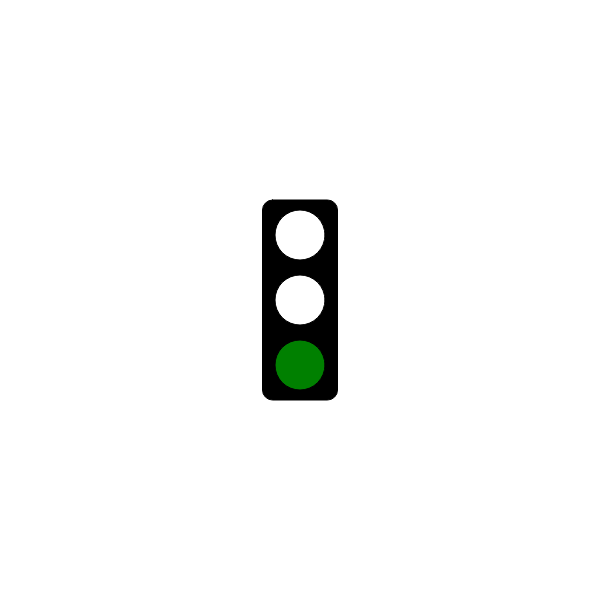
Frame 1 (no input)
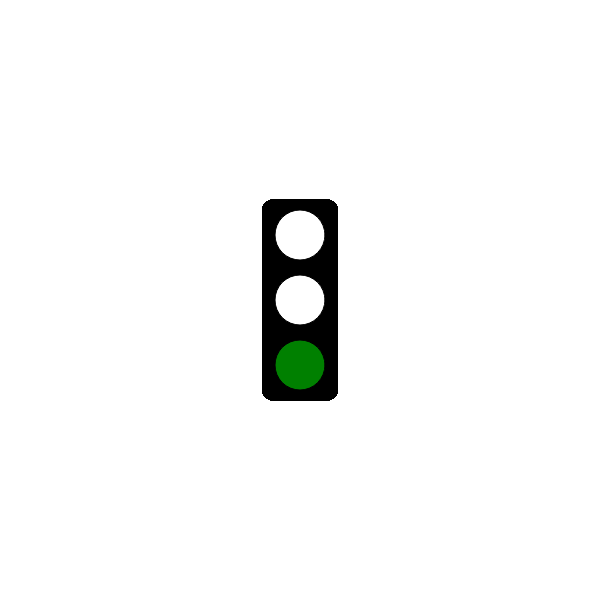
Frame 60 (no input)
Frame 120 (the mouse pressed at the canvas centre since frame 60): identical to frame 60, image omitted

The p5.js sketch that drew these frames (run headless with seeded random() and noise() and a simulated clock; from frame 60 on, the mouse is pressed at the canvas centre):

// p5.js sketch
// ── sketch.js
// Traffic Light Starter Code
// Your Name Here
// The Date Here

// GOAL: make a 'traffic light' simulator. For now, just have the light
// changing according to time. You may want to investigate the millis()
// function at https://p5js.org/reference/#/p5/millis

const GREEN = "green";
const YELLOW = "yellow";
const RED = "red";
let greenTime = 5000;
let yellowTime = 2000;
let redTime = 7500;
let state = GREEN;
let lastSwapTime = 0;

async function setup() {
  createCanvas(600, 600);
}

function draw() {
  // background(255);
  drawOutlineOfLights();
  lightTimer();
}

function drawOutlineOfLights() {
  //box
  rectMode(CENTER);
  fill(0);
  rect(width/2, height/2, 75, 200, 10);

  //lights
  if (state === GREEN) {
    fill("white");
    ellipse(width/2, height/2 - 65, 50, 50); //top
    ellipse(width/2, height/2, 50, 50); //middle
    fill("green");
    ellipse(width/2, height/2 + 65, 50, 50);
  }
  else if (state === YELLOW) {
    fill("white");
    ellipse(width/2, height/2 - 65, 50, 50); //top
    fill("yellow");
    ellipse(width/2, height/2, 50, 50); //middle
    fill("white");
    ellipse(width/2, height/2 + 65, 50, 50);
  }
  else if (state === RED) {
    fill("red");
    ellipse(width/2, height/2 - 65, 50, 50); //top
    fill("white");
    ellipse(width/2, height/2, 50, 50); //middle
    ellipse(width/2, height/2 + 65, 50, 50);
  }
  
}

function lightTimer() {
  if (state === GREEN && millis() >= greenTime + lastSwapTime) {
    lastSwapTime = millis();
    state = YELLOW;
  }
  else if (state === YELLOW && millis() >= yellowTime + lastSwapTime) {
    lastSwapTime = millis();
    state = RED;
  }
  else if (state === RED && millis() >= redTime + lastSwapTime) {
    lastSwapTime = millis();
    state = GREEN;
  }
  console.log(state);
}
